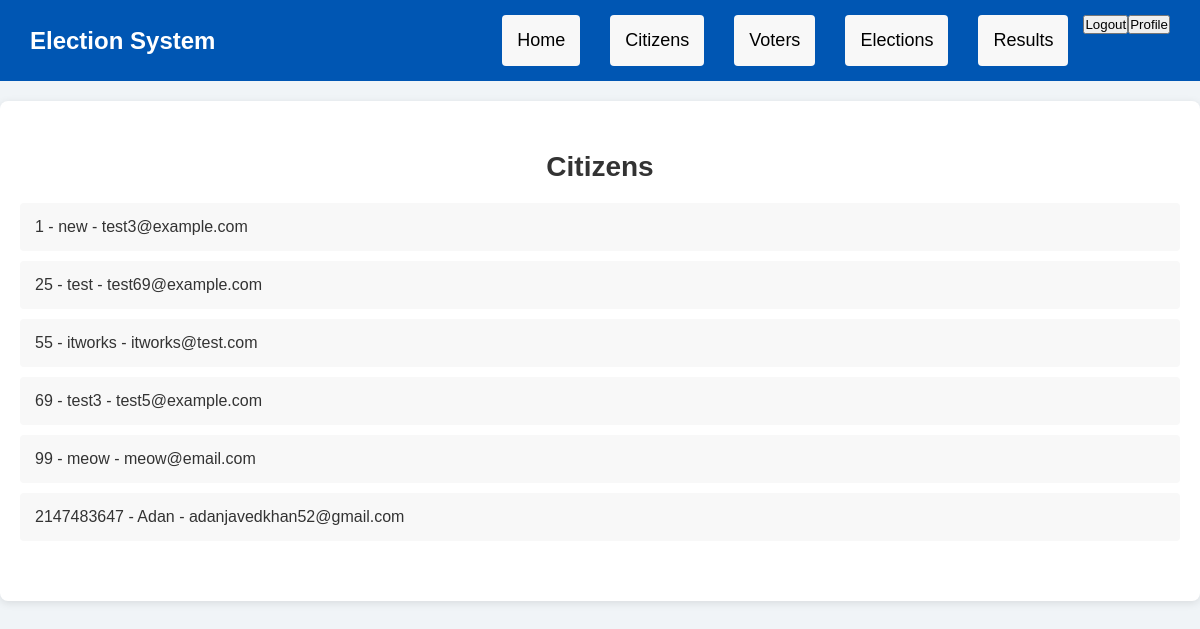
/public/index.php?page=citizens (signed in), run on the app's committed database.
### tables this page shows
CREATE TABLE `citizen` (
  `UserID` int(11) NOT NULL,
  `Name` varchar(255) DEFAULT NULL,
  `Email` varchar(255) DEFAULT NULL,
  `Role` varchar(50) DEFAULT NULL,
  `AddressID` bigint(20) DEFAULT NULL,
  `PhoneNumber` varchar(15) DEFAULT NULL,
  `Gender` char(1) DEFAULT NULL,
  `password` text DEFAULT NULL
);

### src/citizen.php (the view, shortened to what this page needs)
<?php
include '../db/connection.php';
$sql = "SELECT userID , name, email FROM citizen";
$result = $conn->query($sql);
if ($result->num_rows > 0) {
    $citizens = [];
    while ($row = $result->fetch_assoc()) {
        $citizens[] = $row;
    }
} else {
    $citizens = [];
}
?>
<section class="citizens">
    <h1>Citizens</h1>
    <ul>
        <?php
        if (count($citizens) > 0) {
            foreach ($citizens as $citizen) {
                echo "<li>" . htmlspecialchars($citizen['userID']) . " - " . htmlspecialchars($citizen['name']) . " - " . htmlspecialchars($citizen['email']) . "</li>";
            }
        } else {
            echo "<li>No citizens registered.</li>";
        }
        ?>
    </ul>
</section>

### public/index.php (shortened to what this page needs)
<!DOCTYPE html>
<html lang="en">
<head>
    <link rel="stylesheet" href="index.css">
</head>
<body>
    <?php
    require_once '../src/utils/navbar.php';
    $page = isset($_GET['page']) ? $_GET['page'] : 'home';
    switch ($page) {
        case 'citizens':
            include '../src/citizen.php';
            break;
    }
    ?>
</body>
</html>

### src/utils/navbar.php
<nav>
    <div class="container">
        <a href="index.php?page=home" class="logo">Election System</a>
        <ul class="nav-links">
            <li><a href="index.php?page=home">Home</a></li>
            <li><a href="index.php?page=citizens">Citizens</a></li>
            <li><a href="index.php?page=voters">Voters</a></li>
            <li><a href="index.php?page=elections">Elections</a></li>
            <li><a href="index.php?page=results">Results</a></li>
            <form action="logout.php" method="POST">
                <button type="submit">Logout</button>
            </form>
            <form action="../src/citizendata.php" method="POST">
                <button type="submit">Profile</button>
            </form>
        </ul>
    </div>
</nav>

### public/index.css (style rules this page uses)
* { margin: 0; padding: 0; box-sizing: border-box; }
body { font-family: 'Arial', sans-serif; background-color: #f0f4f7; color: #333; }
nav { background-color: #0056b3; padding: 15px 0; color: white; }
nav .container { display: flex; justify-content: space-between; align-items: center; padding: 0 30px; }
nav .logo { font-size: 24px; color: white; text-decoration: none; font-weight: bold; }
nav .nav-links { list-style: none; display: flex; }
nav .nav-links li { margin: 0 15px; }
nav .nav-links a { color: rgb(0, 0, 0); text-decoration: none; font-size: 18px; transition: color 0.3s ease; }
section { padding: 50px 20px; margin: 20px 0; background-color: white; box-shadow: 0 2px 8px rgba(0, 0, 0, 0.1); border-radius: 8px; }
h1 { font-size: 28px; margin-bottom: 20px; text-align: center; }
ul { list-style-type: none; padding: 0; margin: 0; }
ul li { background-color: #f8f8f8; margin-bottom: 10px; padding: 15px; border-radius: 4px; font-size: 16px; }

### data on the page
citizen: UserID "1", Name "new", Email "test3@example.com"
citizen: UserID "25", Name "test", Email "test69@example.com"
citizen: UserID "55", Name "itworks", Email "itworks@test.com"
citizen: UserID "69", Name "test3", Email "test5@example.com"
citizen: UserID "99", Name "meow", Email "meow@email.com"
citizen: UserID "2147483647", Name "Adan", Email "adanjavedkhan52@gmail.com"
